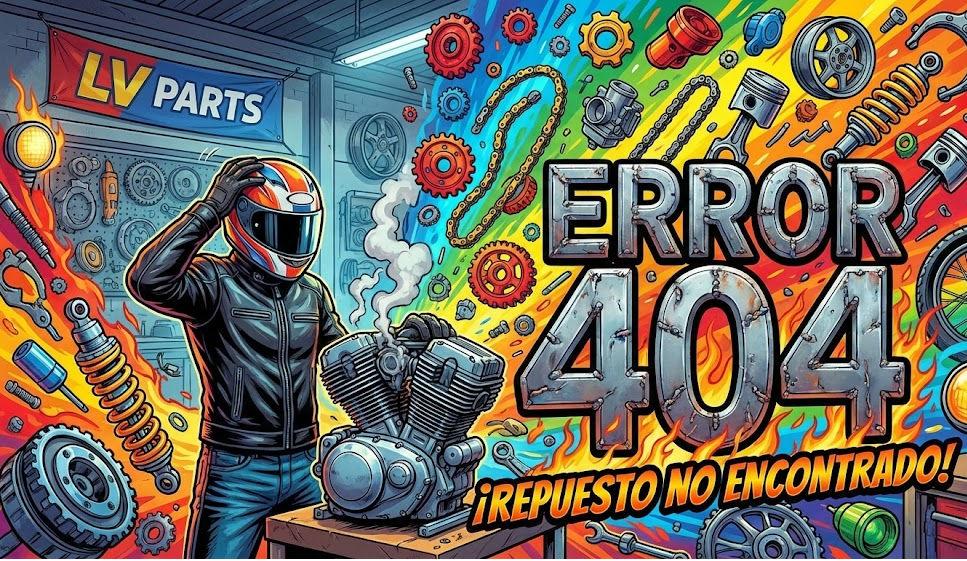
#> input picture public/Error_404.webp, 967 x 561 px, found by its file name; its folder holds 5 pictures in this run
$ python optimize_images.py
#> lines starting #> are read from the running program, lines starting #| are printed output that depends on the picture
import os
import sys
from PIL import Image

def get_dir_size(path):
    total = 0
    for root, dirs, files in os.walk(path):
        for f in files:
            fp = os.path.join(root, f)
            total += os.path.getsize(fp)
    return total

def format_size(size_bytes):
    if size_bytes < 1024:
        return f"{size_bytes} B"
    elif size_bytes < 1024 * 1024:
        return f"{size_bytes / 1024:.2f} KB"
    else:
        return f"{size_bytes / (1024 * 1024):.2f} MB"

def optimize_image(file_path, max_width, max_height, quality=75, format_to_save=None):
    if not os.path.exists(file_path):
        return 0, 0, False

    orig_size = os.path.getsize(file_path)

    try:
        with Image.open(file_path) as img:
            orig_w, orig_h = img.size

            # Check if we need resizing
            if orig_w > max_width or orig_h > max_height:
                ratio = min(max_width / orig_w, max_height / orig_h)
                new_w = int(orig_w * ratio)
                new_h = int(orig_h * ratio)
                img = img.resize((new_w, new_h), Image.Resampling.LANCZOS)
                resized = True
            else:
                resized = False
                new_w, new_h = orig_w, orig_h

            ext = os.path.splitext(file_path)[1].lower()
            save_format = format_to_save if format_to_save else img.format

            # Determine save options
            save_kwargs = {}
            if save_format == 'PNG' or ext == '.png':
                save_kwargs['optimize'] = True
                # If image has no alpha, convert to RGB to save space
                if img.mode in ('RGBA', 'LA') and not has_transparency(img):
                    img = img.convert('RGB')
            elif save_format == 'WEBP' or ext == '.webp':
                save_kwargs['quality'] = quality
                save_kwargs['method'] = 6  # high quality compression setting

            # Temporary save to check if size decreases
            temp_path = file_path + "_temp" + ext
            img.save(temp_path, format=save_format, **save_kwargs)
            new_size = os.path.getsize(temp_path)

            # Replace only if new size is smaller
            if new_size < orig_size:
                os.replace(temp_path, file_path)
                return orig_size, new_size, True
            else:
                if os.path.exists(temp_path):
                    os.remove(temp_path)
                return orig_size, orig_size, False
    except Exception as e:
        print(f"Error optimizing {file_path}: {e}")
        return orig_size, orig_size, False

def has_transparency(img):
    if img.info.get("transparency", None) is not None:
        return True
    if img.mode == "P":
        transparent = img.info.get("transparency")
        if transparent is not None:
            return True
    elif img.mode == "RGBA":
        extrema = img.getextrema()
        if extrema[3][0] < 255:
            return True
    return False

def main():
    base_dir = r"c:\Users\ASUS\Documents\Xsistem\catalogo-motos-main\catalogo-motos"
    public_dir = os.path.join(base_dir, "public")

    print("=" * 60)
    print("🚀 IMAGES OPTIMIZATION SCRIPT")
    print("=" * 60)

    # 1. Optimize Hero Banners (PNGs)
    banners = [
        ("hero-nueva.png", 1920, 1080),
        ("banner.png", 1920, 1080)
    ]

    print("\n[1/4] Optimizing Home Banners...")
    for banner_name, max_w, max_h in banners:
        path = os.path.join(public_dir, banner_name)
        orig, new, ok = optimize_image(path, max_w, max_h, quality=85)
        if ok:
            print(f"✅ {banner_name}: {format_size(orig)} -> {format_size(new)} (Saved {format_size(orig - new)} / {(orig-new)/orig*100:.1f}%)")
        else:
            print(f"ℹ️ {banner_name}: No change needed or already optimized ({format_size(orig)})")

    # 2. Optimize Error 404 image
    print("\n[2/4] Optimizing Error 404 Image...")
    path = os.path.join(public_dir, "Error_404.webp")
    orig, new, ok = optimize_image(path, 800, 800, quality=75)
#> call 3 of optimize_image, with max_width = 800, max_height = 800, quality = 75
#> in optimize_image, img is the input picture: PIL image 967x561 RGBA; mean R, G, B, A 110.8, 107.3, 93.8, 255
#> in optimize_image (call 3), `img = img.resize((new_w, new_h), Image.Resampling.LANCZOS)`:
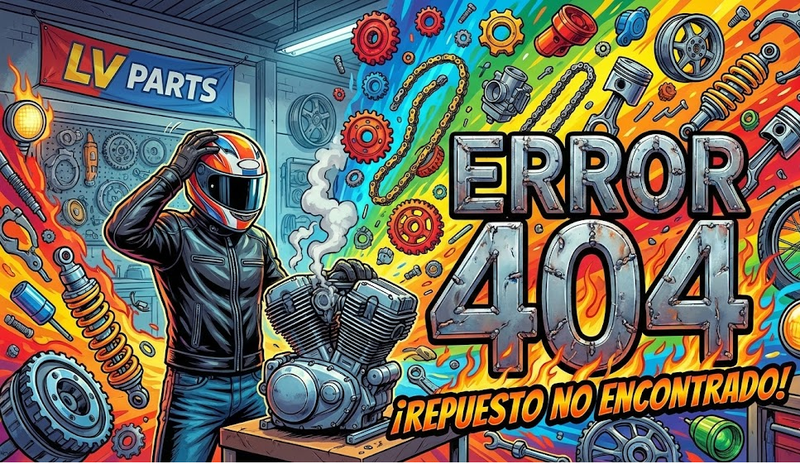
#> img: PIL image 800x464 RGBA; mean R, G, B, A 111, 107.6, 94, 255
    if ok:
        print(f"✅ Error_404.webp: {format_size(orig)} -> {format_size(new)} (Saved {format_size(orig - new)} / {(orig-new)/orig*100:.1f}%)")
    else:
        print(f"ℹ️ Error_404.webp: No change needed or already optimized ({format_size(orig)})")

    # 3. Optimize Spare Parts Images
    print("\n[3/4] Optimizing Spare Parts Images...")
    parts_dir = os.path.join(public_dir, "imagenes_repuestos")

    total_orig = 0
    total_new = 0
    optimized_count = 0
    processed_count = 0

    if os.path.exists(parts_dir):
        # Count total files first for progress logging
        all_files = []
        for root, _, files in os.walk(parts_dir):
            for file in files:
                if file.lower().endswith(('.webp', '.png', '.jpg', '.jpeg')):
                    all_files.append(os.path.join(root, file))

        total_files = len(all_files)
        print(f"Found {total_files} spare parts images. Starting optimization...")

        for idx, fp in enumerate(all_files):
            processed_count += 1
            orig, new, ok = optimize_image(fp, 500, 500, quality=75)
            total_orig += orig
            total_new += new
            if ok:
                optimized_count += 1

            # Print progress every 500 files
            if processed_count % 500 == 0 or processed_count == total_files:
                print(f"   Progress: {processed_count}/{total_files} images processed...")

        print(f"✅ Processed {processed_count} spare parts images.")
        print(f"✅ Re-optimized {optimized_count} images.")
        print(f"📊 Spare parts total size: {format_size(total_orig)} -> {format_size(total_new)}")
        if total_orig > 0:
            print(f"📊 Saved: {format_size(total_orig - total_new)} ({(total_orig - total_new)/total_orig*100:.1f}%)")
    else:
        print("❌ Spare parts directory not found.")

    # 4. Optimize Model Images
    print("\n[4/4] Optimizing Model Images...")
    models_dir = os.path.join(public_dir, "modelos")

    total_orig_m = 0
    total_new_m = 0
    optimized_count_m = 0
    processed_count_m = 0

    if os.path.exists(models_dir):
        all_files_m = []
        for root, _, files in os.walk(models_dir):
            for file in files:
                if file.lower().endswith(('.webp', '.png', '.jpg', '.jpeg')):
                    all_files_m.append(os.path.join(root, file))

        total_files_m = len(all_files_m)
        print(f"Found {total_files_m} model images. Starting optimization...")

        for idx, fp in enumerate(all_files_m):
            processed_count_m += 1
            orig, new, ok = optimize_image(fp, 500, 500, quality=75)
            total_orig_m += orig
            total_new_m += new
            if ok:
                optimized_count_m += 1

            if processed_count_m % 200 == 0 or processed_count_m == total_files_m:
                print(f"   Progress: {processed_count_m}/{total_files_m} images processed...")

        print(f"✅ Processed {processed_count_m} model images.")
        print(f"✅ Re-optimized {optimized_count_m} images.")
        print(f"📊 Model images total size: {format_size(total_orig_m)} -> {format_size(total_new_m)}")
        if total_orig_m > 0:
            print(f"📊 Saved: {format_size(total_orig_m - total_new_m)} ({(total_orig_m - total_new_m)/total_orig_m*100:.1f}%)")
    else:
        print("ℹ️ Model images directory not found.")

    print("\n" + "=" * 60)
    print("🎉 IMAGE OPTIMIZATION COMPLETED SUCCESSFULLY!")
    print("=" * 60)

if __name__ == "__main__":
    main()
